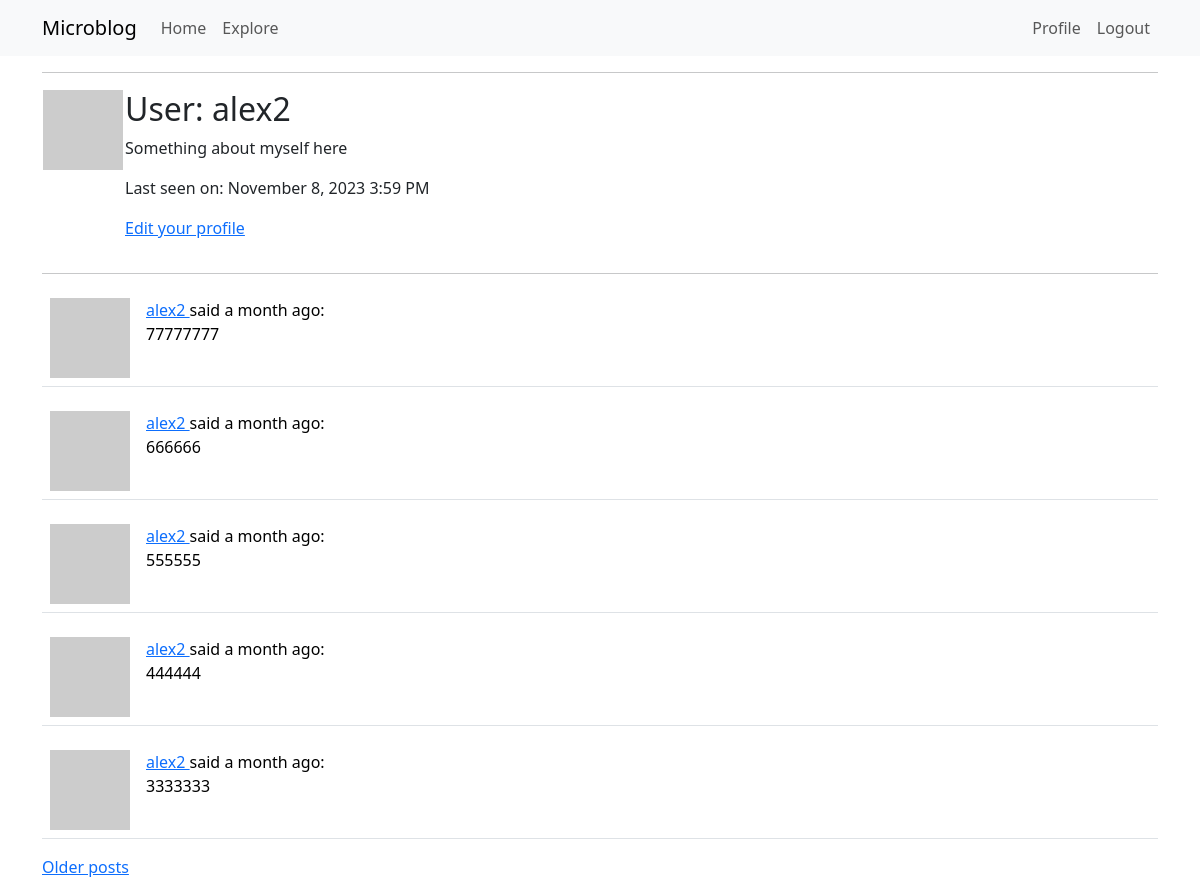
Screenshot of /user/alex2 (signed in) with the database file from the repository.
### app/models.py (models this page shows, shortened)
class User(UserMixin, db.Model):
    id = db.Column(db.Integer, primary_key=True)
    username = db.Column(db.String(64), index=True, unique=True)
    email = db.Column(db.String(120), index=True, unique=True)
    password_hash = db.Column(db.String(128))
    posts = db.relationship('Post', backref='author', lazy='dynamic')
    about_me = db.Column(db.String(140))
    last_seen = db.Column(db.DateTime, default=datetime.utcnow)
    followed = db.relationship(
        'User', secondary=followers,
        primaryjoin=(followers.c.follower_id == id),
        secondaryjoin=(followers.c.followed_id == id),
        backref=db.backref('followers', lazy='dynamic'), lazy='dynamic')
    def avatar(self, size):
        digest = md5(self.email.lower().encode('utf-8')).hexdigest()
        return 'https://www.gravatar.com/avatar/{}?d=identicon&s={}'.format(
            digest, size)

class Post(db.Model):
    id = db.Column(db.Integer, primary_key=True)
    body = db.Column(db.String(140))
    timestamp = db.Column(db.DateTime, index=True, default=datetime.utcnow)
    user_id = db.Column(db.Integer, db.ForeignKey('user.id'))

### app/routes.py (the view)
@app.route('/user/<username>')
@login_required
def user(username):
    user = User.query.filter_by(username=username).first_or_404()
    page = request.args.get('page', 1, type=int)
    posts = user.posts.order_by(Post.timestamp.desc()).paginate(
        page=page, per_page=app.config['POSTS_PER_PAGE'], error_out=False)
    next_url = url_for('user', username=user.username, page=posts.next_num) \
        if posts.has_next else None
    prev_url = url_for('user', username=user.username, page=posts.prev_num) \
        if posts.has_prev else None
    form = EmptyForm()
    return render_template('user.html', user=user, posts=posts.items, next_url=next_url, prev_url=prev_url, form=form)

### app/models.py (called while the page is built)
@login.user_loader
def load_user(id):
    return User.query.get(int(id))

### app/routes.py (called while the page is built)
@app.before_request
def before_request():
    if current_user.is_authenticated:
        current_user.last_seen = datetime.utcnow()
        db.session.commit()

### app/templates/user.html (shortened to what this page needs)
{% extends "base.html" %}
{% block content %}
    <table>
        <tr valign="top">
            <td><img src="{{ user.avatar(128) }}"></td>
            <td>
                <h2>User: {{ user.username }}</h2>
                {% if user.about_me %}<p>{{ user.about_me }}</p>{% endif %}
                {% if user.last_seen %}
                <p>Last seen on: {{ moment(user.last_seen).format('LLL') }}</p>
                {% endif %}
                {% if user == current_user %}
                <p><a href="{{ url_for('edit_profile') }}">Edit your profile</a></p>
                {% endif %}
            </td>
        </tr>
    </table>
    <hr>
    {% for post in posts %}
        {% include '_post.html' %}
    {% endfor %}
    {% if next_url %}
    <a href="{{ next_url }}">Older posts</a>
    {% endif %}
{% endblock %}

### app/templates/_post.html
    <table class="table table-hover">
        <tr>
            <td width="70px">
                <a href="{{ url_for('user', username=post.author.username) }}">
                    <img src="{{ post.author.avatar(70) }}" />
                </a>
            </td>
            <td>
                <a href="{{ url_for('user', username=post.author.username) }}">
                    {{ post.author.username }}
                </a>
                said {{ moment(post.timestamp).fromNow() }}:
                <br>
                {{ post.body }}
            </td>
        </tr>
    </table>

### rows the page displays
User: username "alex2", about_me "Something about myself here", last_seen "November 8, 2023 3:59 PM"
Post: author.username "alex2", timestamp "a month ago", body "77777777"
Post: author.username "alex2", timestamp "a month ago", body "666666"
Post: author.username "alex2", timestamp "a month ago", body "555555"
Post: author.username "alex2", timestamp "a month ago", body "444444"
Post: author.username "alex2", timestamp "a month ago", body "3333333"
